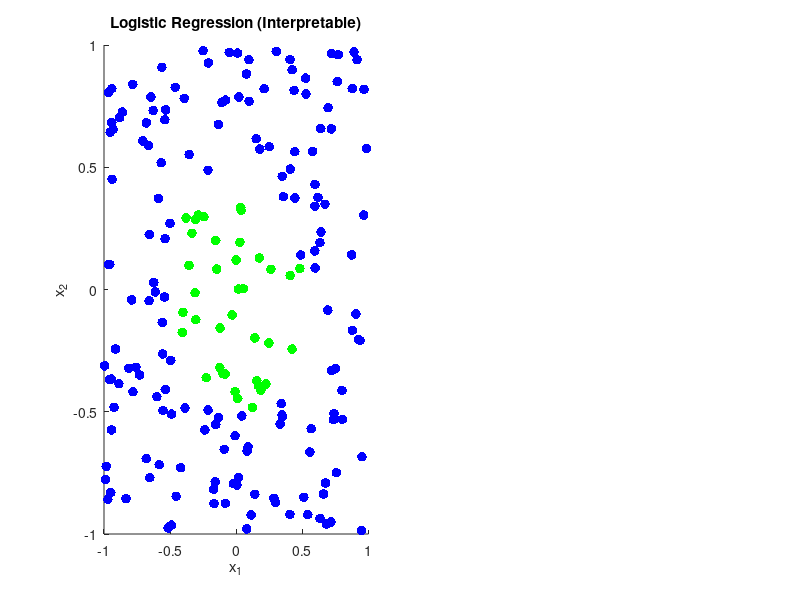

This figure's MATLAB source: (Note: this script raises an error after producing the figure.)
function flexibility_vs_interpretability_classification
    % This script demonstrates the trade-off between flexibility and
    % interpretability using a classification example.
    %
    % We generate synthetic 2D data where the true decision boundary is circular.
    % Then, we apply:
    %   1. Logistic Regression (a linear, interpretable model).
    %   2. k-Nearest Neighbors (k-NN) with k = 5 (a flexible, non-parametric model).
    %
    % Logistic regression produces a straight-line decision boundary,
    % while k-NN is capable of capturing the circular structure.
    
    %% 1. Generate Synthetic Data
    rng(1); % For reproducibility
    N = 200;
    % Generate points uniformly in the square [-1,1] x [-1,1]
    X = 2*rand(N,2) - 1;
    % Label = 1 if the point lies inside a circle of radius 0.5 (centered at 0,0), 0 otherwise
    y = double(sum(X.^2, 2) < 0.5^2);
    
    %% 2. Fit Logistic Regression (Interpretable Model)
    % Add an intercept term
    X_lr = addIntercept(X);
    lr_rate = 0.1;
    num_iters = 1000;
    [w, losses] = logisticRegression(X_lr, y, lr_rate, num_iters);
    
    % Display the logistic regression coefficients
    fprintf('Logistic Regression Coefficients (Interpretable):\n');
    disp(w);
    
    %% 3. Fit k-NN Classifier (Flexible Model)
    k = 5;
    % (k-NN is a lazy learner that uses training data directly.)
    
    %% 4. Plot Decision Boundaries
    % Create a grid of points for visualization
    [xx, yy] = meshgrid(linspace(-1,1,100), linspace(-1,1,100));
    grid_points = [xx(:), yy(:)];
    
    % Logistic Regression predictions (probabilities)
    grid_points_lr = addIntercept(grid_points);
    preds_lr = 1 ./ (1 + exp(-grid_points_lr * w));
    preds_lr = reshape(preds_lr, size(xx));
    
    % k-NN predictions
    preds_knn = knnClassifier(X, y, grid_points, k);
    preds_knn = reshape(preds_knn, size(xx));
    
    %% 5. Visualization
    figure('Position',[100 100 1200 500]);
    
    % Subplot for Logistic Regression
    subplot(1,2,1);
    hold on;
    % Draw the decision boundary (probability 0.5 contour)
    contour(xx, yy, preds_lr, [0.5 0.5], 'r', 'LineWidth',2);
    % Plot data: blue for class 0, green for class 1
    scatter(X(y==0,1), X(y==0,2), 50, 'b', 'filled');
    scatter(X(y==1,1), X(y==1,2), 50, 'g', 'filled');
    title('Logistic Regression (Interpretable)');
    xlabel('x_1'); ylabel('x_2');
    legend('Decision Boundary','Class 0','Class 1','Location','Best');
    grid on;
    hold off;
    
    % Subplot for k-NN
    subplot(1,2,2);
    hold on;
    contour(xx, yy, preds_knn, [0.5 0.5], 'r', 'LineWidth',2);
    scatter(X(y==0,1), X(y==0,2), 50, 'b', 'filled');
    scatter(X(y==1,1), X(y==1,2), 50, 'g', 'filled');
    title('k-NN (Flexible, k = 5)');
    xlabel('x_1'); ylabel('x_2');
    legend('Decision Boundary','Class 0','Class 1','Location','Best');
    grid on;
    hold off;
    
    fprintf('\nNote:\n');
    fprintf(' - Logistic Regression yields a linear (straight-line) decision boundary that is simple and interpretable.\n');
    fprintf(' - k-NN is more flexible and captures the circular boundary, but its decision rule (based on training examples) is less transparent.\n');
end

%% Helper function: Logistic Regression via Gradient Descent
function [w, losses] = logisticRegression(X, y, lr, num_iters)
    [n, d] = size(X);
    w = zeros(d,1);         % Initialize weights
    losses = zeros(num_iters,1);
    for iter = 1:num_iters
        logits = X * w;
        preds = 1 ./ (1 + exp(-logits));  % Sigmoid function
        % Binary cross-entropy loss
        loss = -mean(y .* log(preds+1e-8) + (1-y) .* log(1-preds+1e-8));
        losses(iter) = loss;
        grad = (X' * (preds - y)) / n;
        w = w - lr * grad;
    end
end

%% Helper function: k-NN Classifier (from scratch)
function preds = knnClassifier(X_train, y_train, X_test, k)
    n_test = size(X_test,1);
    preds = zeros(n_test,1);
    for i = 1:n_test
        % Compute Euclidean distances between the test point and all training points
        dists = sum((X_train - X_test(i,:)).^2, 2);
        [~, idx] = sort(dists);
        nearest_labels = y_train(idx(1:k));
        preds(i) = mode(nearest_labels); % Majority vote
    end
end

%% Helper function: Add Intercept Term
function X_intercept = addIntercept(X)
    X_intercept = [ones(size(X,1),1), X];
end
